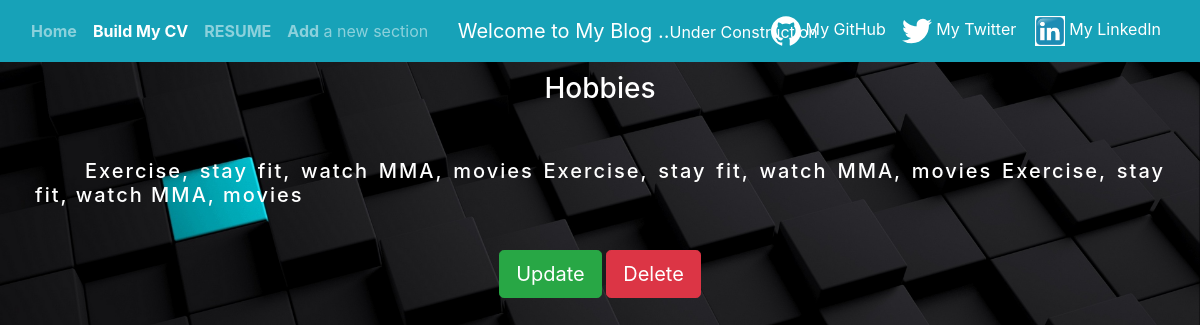
Before: /sections/detail/34/ with the older database file.
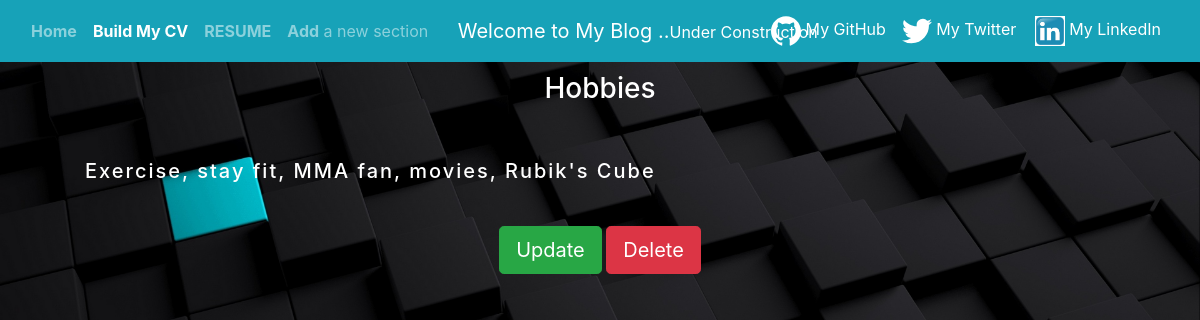
After: the same page with the newer database file.
### mypage/models.py (models this page shows, shortened)
class Section(models.Model):
	name = models.CharField(max_length=20)
	description = models.CharField(max_length=30)
	content = models.TextField()

### mypage/views.py (the view)
# urls.py: path('sections/detail/<int:section_id>/', views.detail_view, name='details'),
def detail_view(request, section_id):
	context = {
		"section": Section.objects.get(id=section_id)
	}
	return render(request, 'detail.html', context)

### mypage/templates/detail.html (shortened to what this page needs)
{% extends "base.html" %}
{% block content %}
	<h3 style="text-align: center;" class="header-color">{{section.name}}</h3>
	<h5 style="text-align: justify; padding: 35px; letter-spacing: 2px; text-indent: 50px" class="header-color">{{section.content}}</h5>
	<div style="text-align: center;">
		<a href="{% url 'section-update' section.id %}">
        	<button type="button" class="btn btn-success btn-lg">Update</button>
    	</a>
    	<a href="{% url 'section-delete' section.id %}">
        	<button type="button" class="btn btn-danger btn-lg">Delete</button>
    	</a>
	</div>
{% endblock content%}

Changed rows visible on the page:
changed Section "Hobbies": content "Exercise, stay fit, watch MMA, movies Exercise, stay fit, watch MMA, movies Exercise, stay fit, watch MMA, movies" → "Exercise, stay fit, MMA fan, movies, Rubik's Cube"
